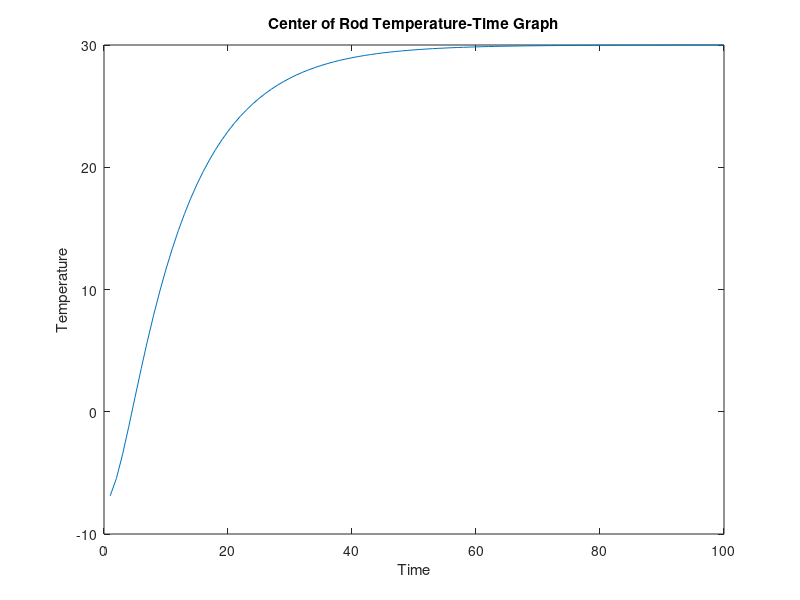

MATLAB code for this plot:
%Thermal HW503
%ID: 1001358558
%Name: Ching-Huai Wang

clear;
clc;

%Given parameters
L = 0.1; %(m)
alpha = 0.0001; %(m^-2/s)

n = 6;%number of nodes(assign only even numbers)
delx = L/(n-1);

t = 150; %(s) assume the the total time to be
n_t = 100; %timestep of total time
delt = t/n_t;

%For transient problem, use backward difference for time
Tx0 = 20; %I.C.
T0t = 20; TLt = 40;%(celcius) -- the B.C
%Using the implicit method to model Ax=B

%Matrix B
B = zeros(n+1,1);
B = B+Tx0;
%The bar temp at initial condition

%Matrix A
omega = delx^2/(alpha*delt); %Fourier number
A = zeros(n+1,n+1);
A(1,1) = 1; %B.C.
A(n+1,n+1) = 1; %B.C.
for i=1:1:n-1;
    A(i+1,i+1) = -2-omega; %Center diagonal
    A(i+1,i) = 1; %Sub diagonal
    A(i+1,i+2) = 1; %Upper diagonal
end

%x = A-1*B
array_x = [];
for j = 1:1:n_t
    x = inv(A)*B;
    array_x{j} = x;
    x_cen(j)= x(fix((n+1)/2)+1,1); %Getting the center point of the rod
    B(2:n) = x(2:n)*(-omega); %Replacing the old B with new x w/o B.C.
    B(n+1,1) = TLt; %Setting the B.C. at L after time-marching
    
end
array_x{n_t/2} %Middle of the time
plot(x_cen)
xlabel('Time')
ylabel('Temperature')
title('Center of Rod Temperature-Time Graph')